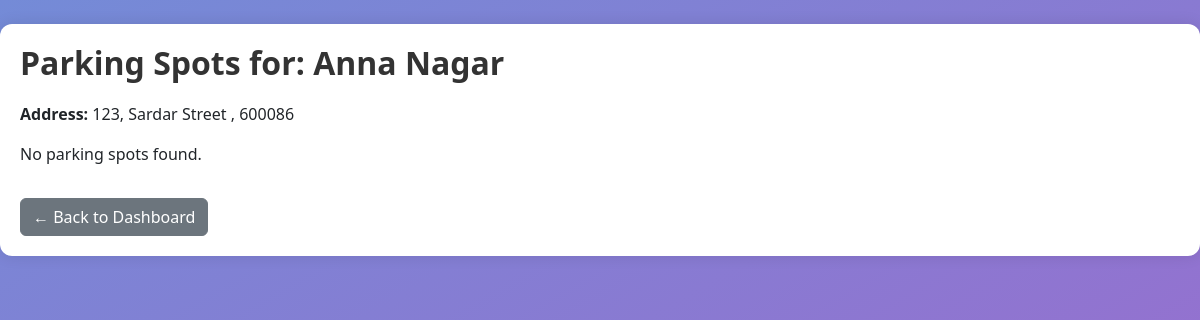
The app's page /admin/lots/1/spots, older data.
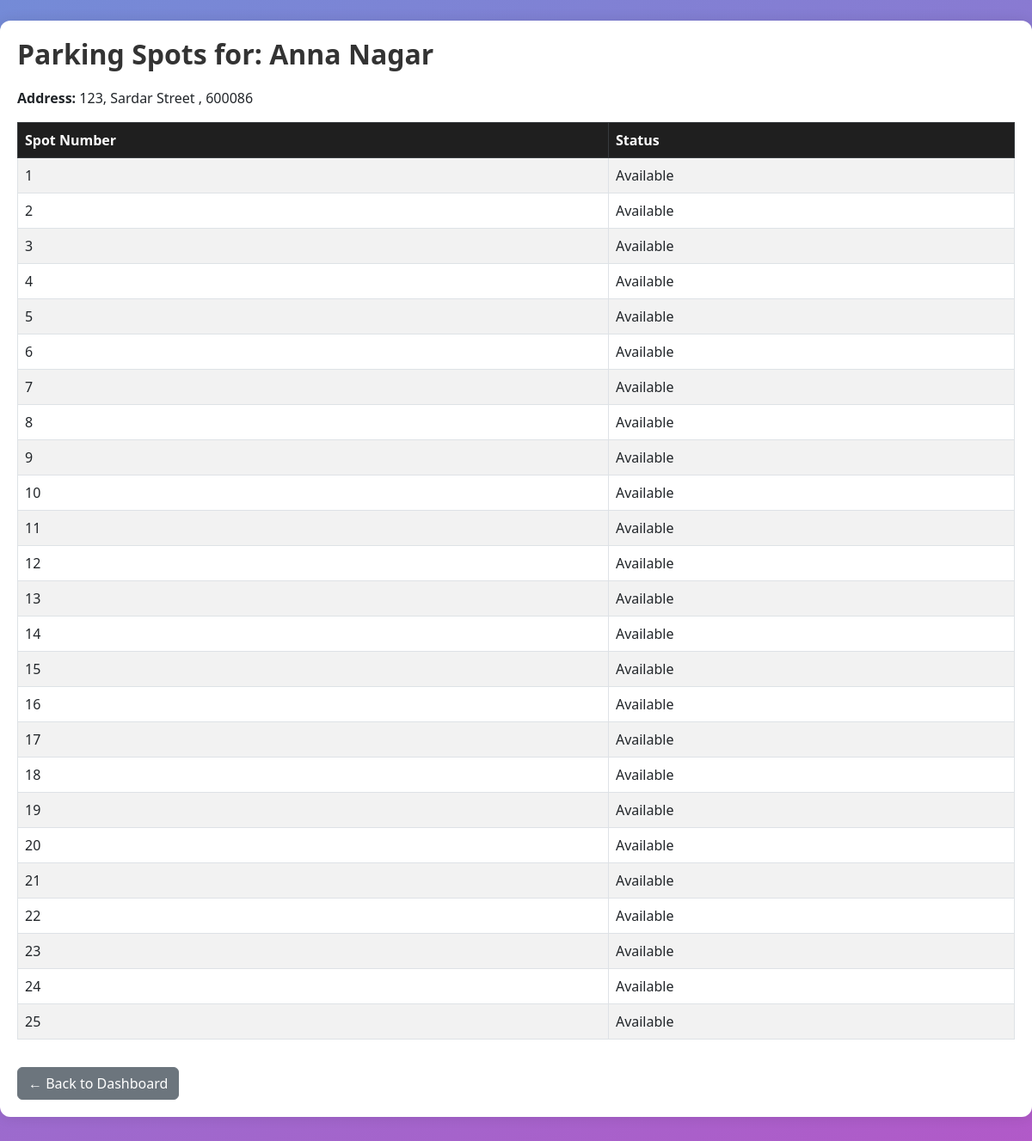
The same page, newer data.
### models/models.py (models this page shows)
class ParkingLot(db.Model):
    id = db.Column(db.Integer, primary_key=True)
    name = db.Column(db.String(100), nullable=False)
    address = db.Column(db.String(200), nullable=False)
    pin_code = db.Column(db.String(10), nullable=False)
    price = db.Column(db.Float, nullable=False)
    max_spots = db.Column(db.Integer, nullable=False)
    spots = db.relationship('ParkingSpot', backref='lot')

class ParkingSpot(db.Model):
    id = db.Column(db.Integer, primary_key=True)
    lot_id = db.Column(db.Integer, db.ForeignKey('parking_lot.id'), nullable=False)
    spot_number = db.Column(db.Integer, nullable=False)
    status = db.Column(db.String(1), nullable=False, default='A')  # A = Available, O = Occupied
    reservations = db.relationship('Reservation', backref='spot')

### app.py (the view)
@app.route('/admin/lots/<int:lot_id>/spots')
def view_spots(lot_id):
    lot = ParkingLot.query.get_or_404(lot_id)
    spots = ParkingSpot.query.filter_by(lot_id=lot.id).all()
    return render_template('view_spots.html', lot=lot, spots=spots)

### templates/view_spots.html (shortened to what this page needs)
{% extends 'layout.html' %}
{% set title = "View" %}
{% block content %}
<div class="container mt-4">
    <h2>Parking Spots for: {{ lot.name }}</h2>
    <p><strong>Address:</strong> {{ lot.address }}, {{ lot.pin_code }}</p>
    {% if spots %}
        <table class="table table-bordered table-striped mt-3">
            <thead class="table-dark">
                <tr>
                    <th>Spot Number</th>
                    <th>Status</th>
                </tr>
            </thead>
            <tbody>
                {% for spot in spots %}
                <tr>
                    <td>{{ spot.spot_number }}</td>
                    <td>
                        {% if spot.status == 'A' %}
                            Available
                        {% else %}
                            Occupied
                        {% endif %}
                    </td>
                </tr>
                {% endfor %}
            </tbody>
        </table>
    {% else %}
        <p>No parking spots found.</p>
    {% endif %}
    <a href="{{ url_for('admin_dashboard') }}" class="btn btn-secondary mt-3">← Back to Dashboard</a>
</div>
{% endblock %}

### templates/layout.html (shortened to what this page needs)
<!DOCTYPE html>
<html lang="en">
<head>
    <link href="https://cdn.jsdelivr.net/npm/bootstrap@5.3.0/dist/css/bootstrap.min.css" rel="stylesheet">
    {% if title == "Register" %}
    <link rel="stylesheet" href="{{ url_for('static', filename='css/register.css') }}">
    {% elif title == "Login" %}
    <link rel="stylesheet" href="{{ url_for('static', filename='css/login.css') }}">
    {% elif title == "Admin" %}
    <link rel="stylesheet" href="{{ url_for('static', filename='css/admin.css') }}">
    {% elif title == "Edit Parking Lot" or title == "View" %}
    <link rel="stylesheet" href="{{ url_for('static', filename='css/edit_lot.css') }}">
    {% endif %}
</head>
<body>
    {% block content %}{% endblock %}
</body>
</html>

### static/css/edit_lot.css (style rules this page uses)
body { font-family: 'Segoe UI', Tahoma, Geneva, Verdana, sans-serif; margin: 0; background-image: linear-gradient(150deg, #748bd7, #ba52c6); padding: 0; height: 200vh; }
.container { max-width: 1200px; margin: 40px auto; padding: 20px; background-color: white; border-radius: 12px; box-shadow: 0 0 15px rgba(0,0,0,0.1); }
h2, h3 { font-weight: 600; color: #333; margin-bottom: 20px; }
.table th { background-color: #1f1f1f; color: white; font-weight: 600; }
.table td, .table th { vertical-align: middle; }

Row changes from the older to the newer data that the page shows:
added ParkingSpot: spot_number "1", status "Available"
added ParkingSpot: spot_number "2", status "Available"
added ParkingSpot: spot_number "3", status "Available"
added ParkingSpot: spot_number "4", status "Available"
added ParkingSpot: spot_number "5", status "Available"
added ParkingSpot: spot_number "6", status "Available"
added ParkingSpot: spot_number "7", status "Available"
added ParkingSpot: spot_number "8", status "Available"
added ParkingSpot: spot_number "9", status "Available"
added ParkingSpot: spot_number "10", status "Available"
added ParkingSpot: spot_number "11", status "Available"
added ParkingSpot: spot_number "12", status "Available"
added ParkingSpot: spot_number "13", status "Available"
added ParkingSpot: spot_number "14", status "Available"
added ParkingSpot: spot_number "15", status "Available"
added ParkingSpot: spot_number "16", status "Available"
added ParkingSpot: spot_number "17", status "Available"
added ParkingSpot: spot_number "18", status "Available"
added ParkingSpot: spot_number "19", status "Available"
added ParkingSpot: spot_number "20", status "Available"
added ParkingSpot: spot_number "21", status "Available"
added ParkingSpot: spot_number "22", status "Available"
added ParkingSpot: spot_number "23", status "Available"
added ParkingSpot: spot_number "24", status "Available"
added ParkingSpot: spot_number "25", status "Available"
Text that changed along with them:
text no longer shown: "No parking spots found."
text now shown: "Spot Number Status"
